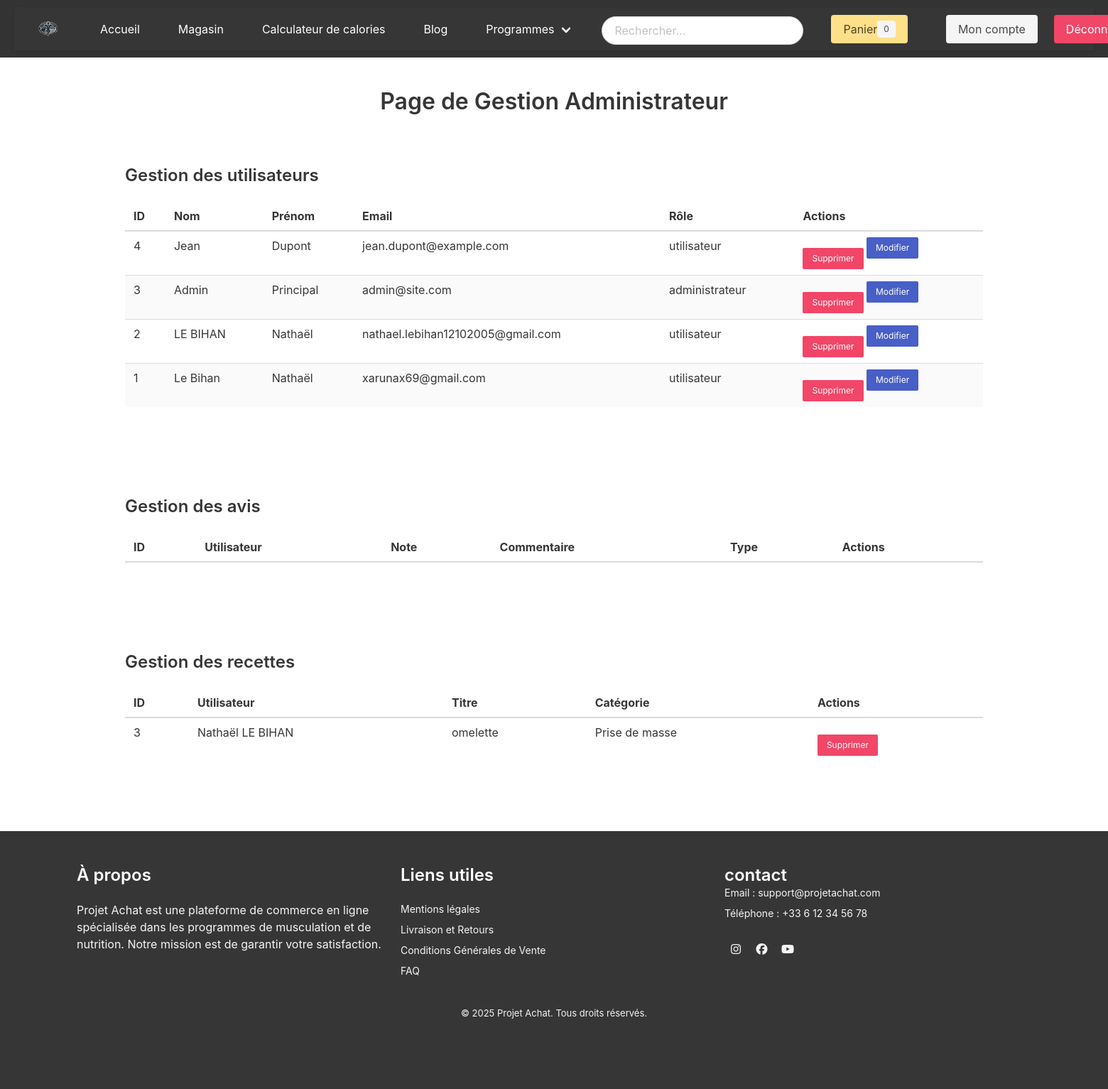
The page /pages/admin/gestion_admin.php (signed in) on the database as committed earlier.
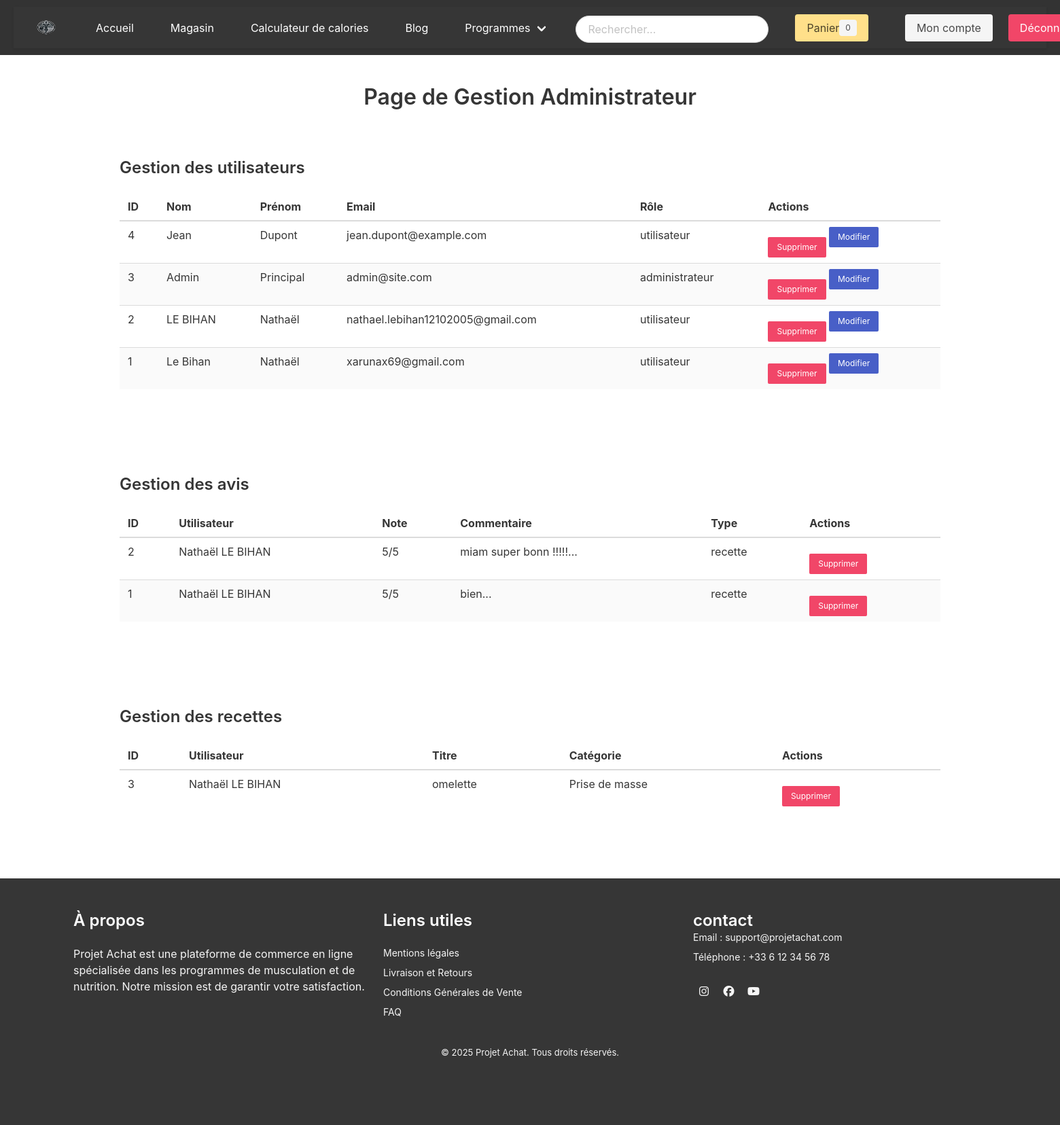
The same page on the database as committed later.
### tables this page shows
CREATE TABLE IF NOT EXISTS `utilisateurs` (
  `id_utilisateur` int NOT NULL AUTO_INCREMENT,
  `nom` varchar(100) NOT NULL,
  `prenom` varchar(100) NOT NULL,
  `email` varchar(150) NOT NULL,
  `mot_de_passe` varchar(255) NOT NULL,
  `role` enum('utilisateur','administrateur') DEFAULT 'utilisateur',
  `date_naissance` date DEFAULT NULL,
  `sexe` enum('Homme','Femme','Autre') DEFAULT NULL,
  `date_creation` timestamp NULL DEFAULT CURRENT_TIMESTAMP,
  PRIMARY KEY (`id_utilisateur`),
  UNIQUE KEY `email` (`email`)
);

CREATE TABLE IF NOT EXISTS `recettes` (
  `id_recette` int NOT NULL AUTO_INCREMENT,
  `titre` varchar(255) NOT NULL,
  `description` text NOT NULL,
  `categorie` enum('Prise de masse','Maintien','Sèche') NOT NULL,
  `ingredients` text NOT NULL,
  `etapes` text NOT NULL,
  `id_utilisateur` int NOT NULL,
  `date_creation` datetime DEFAULT CURRENT_TIMESTAMP,
  `image` varchar(255) DEFAULT NULL,
  PRIMARY KEY (`id_recette`),
  KEY `id_utilisateur` (`id_utilisateur`),
  CONSTRAINT `recettes_ibfk_1` FOREIGN KEY (`id_utilisateur`) REFERENCES `utilisateurs` (`id_utilisateur`) ON DELETE CASCADE
);

CREATE TABLE IF NOT EXISTS `avis` (
  `id_avis` int NOT NULL AUTO_INCREMENT,
  `id_produit` int DEFAULT NULL,
  `id_utilisateur` int DEFAULT NULL,
  `commentaire` text NOT NULL,
  `note` int DEFAULT NULL,
  `date_avis` timestamp NULL DEFAULT CURRENT_TIMESTAMP,
  `type_contenu` enum('recette','programme') NOT NULL,
  `contenu_id` int NOT NULL,
  PRIMARY KEY (`id_avis`),
  KEY `id_produit` (`id_produit`),
  KEY `id_utilisateur` (`id_utilisateur`),
  CONSTRAINT `avis_ibfk_1` FOREIGN KEY (`id_produit`) REFERENCES `produits` (`id_produit`) ON DELETE CASCADE,
  CONSTRAINT `avis_ibfk_2` FOREIGN KEY (`id_utilisateur`) REFERENCES `utilisateurs` (`id_utilisateur`) ON DELETE CASCADE,
  CONSTRAINT `avis_chk_1` CHECK ((`note` between 1 and 5))
);

### pages/admin/gestion_admin.php (the view, shortened to what this page needs)
<?php
require_once '../config/db.php';
$utilisateurs = $pdo->query("SELECT * FROM utilisateurs ORDER BY date_creation DESC")->fetchAll(PDO::FETCH_ASSOC);
$avis = $pdo->query("SELECT a.*, u.nom AS nom_utilisateur, u.prenom AS prenom_utilisateur
                     FROM avis a
                     JOIN utilisateurs u ON a.id_utilisateur = u.id_utilisateur
                     ORDER BY a.date_avis DESC")->fetchAll(PDO::FETCH_ASSOC);
$recettes = $pdo->query("SELECT r.*, u.nom AS nom_utilisateur, u.prenom AS prenom_utilisateur
                         FROM recettes r
                         JOIN utilisateurs u ON r.id_utilisateur = u.id_utilisateur
                         ORDER BY r.date_creation DESC")->fetchAll(PDO::FETCH_ASSOC);
?>
<!DOCTYPE html>
<html lang="fr">
<head>
    <link rel="stylesheet" href="https://cdn.jsdelivr.net/npm/bulma@0.9.4/css/bulma.min.css">
</head>
<body>
<?php include '../includes/header.php'; ?>
<main class="container">
    <h1 class="title mt-5">Page de Gestion Administrateur</h1>
    <section class="section">
        <h2 class="title is-4">Gestion des utilisateurs</h2>
        <table class="table is-striped is-fullwidth">
            <thead>
                <tr>
                    <th>ID</th>
                    <th>Nom</th>
                    <th>Prénom</th>
                    <th>Email</th>
                    <th>Rôle</th>
                    <th>Actions</th>
                </tr>
            </thead>
            <tbody>
                <?php foreach ($utilisateurs as $user): ?>
                    <tr>
                        <td><?= htmlspecialchars($user['id_utilisateur']); ?></td>
                        <td><?= htmlspecialchars($user['nom']); ?></td>
                        <td><?= htmlspecialchars($user['prenom']); ?></td>
                        <td><?= htmlspecialchars($user['email']); ?></td>
                        <td><?= htmlspecialchars($user['role']); ?></td>
                        <td>
                            <form method="POST" style="display:inline-block;">
                                <button type="submit" name="delete_user" class="button is-danger is-small">Supprimer</button>
                            </form>
                            <button class="button is-link is-small" onclick="openEditUser(<?= htmlspecialchars(json_encode($user)); ?>)">Modifier</button>
                        </td>
                    </tr>
                <?php endforeach; ?>
            </tbody>
        </table>
    </section>
    <section class="section">
        <h2 class="title is-4">Gestion des avis</h2>
        <table class="table is-striped is-fullwidth">
            <thead>
                <tr>
                    <th>ID</th>
                    <th>Utilisateur</th>
                    <th>Note</th>
                    <th>Commentaire</th>
                    <th>Type</th>
                    <th>Actions</th>
                </tr>
            </thead>
            <tbody>
                <?php foreach ($avis as $avis_item): ?>
                    <tr>
                        <td><?= htmlspecialchars($avis_item['id_avis']); ?></td>
                        <td><?= htmlspecialchars($avis_item['prenom_utilisateur'] . ' ' . $avis_item['nom_utilisateur']); ?></td>
                        <td><?= htmlspecialchars($avis_item['note']); ?>/5</td>
                        <td><?= htmlspecialchars(substr($avis_item['commentaire'], 0, 50)) . '...'; ?></td>
                        <td><?= htmlspecialchars($avis_item['type_contenu']); ?></td>
                        <td>
                            <form method="POST" style="display:inline-block;">
                                <button type="submit" name="delete_avis" class="button is-danger is-small">Supprimer</button>
                            </form>
                        </td>
                    </tr>
                <?php endforeach; ?>
            </tbody>
        </table>
    </section>
    <section class="section">
        <h2 class="title is-4">Gestion des recettes</h2>
        <table class="table is-striped is-fullwidth">
            <thead>
                <tr>
                    <th>ID</th>
                    <th>Utilisateur</th>
                    <th>Titre</th>
                    <th>Catégorie</th>
                    <th>Actions</th>
                </tr>
            </thead>
            <tbody>
                <?php foreach ($recettes as $recette): ?>
                    <tr>
                        <td><?= htmlspecialchars($recette['id_recette']); ?></td>
                        <td><?= htmlspecialchars($recette['prenom_utilisateur'] . ' ' . $recette['nom_utilisateur']); ?></td>
                        <td><?= htmlspecialchars($recette['titre']); ?></td>
                        <td><?= htmlspecialchars($recette['categorie']); ?></td>
                        <td>
                            <form method="POST" style="display:inline-block;">
                                <button type="submit" name="delete_recette" class="button is-danger is-small">Supprimer</button>
                            </form>
                        </td>
                    </tr>
                <?php endforeach; ?>
            </tbody>
        </table>
    </section>
</main>
<?php include '../includes/footer.php'; ?>
</body>
</html>

### includes/header.php (shortened to what this page needs)
<!DOCTYPE html>
<html lang="fr">
<head>
    <link rel="stylesheet" href="../assets/css/style.css">
    <link rel="stylesheet" href="https://cdn.jsdelivr.net/npm/bulma@0.9.4/css/bulma.min.css">
</head>
<body>
<header>
    <nav class="navbar is-dark" role="navigation" aria-label="main navigation">
        <div class="navbar-brand">
            <a class="navbar-item" href="../pages/accueil.php">
                <img src="../img/logo.png" alt="Logo" width="40" height="40">
            </a>
        </div>
        <div id="navbarBasic" class="navbar-menu">
            <div class="navbar-start">
                <a class="navbar-item" href="../pages/accueil.php">Accueil</a>
                <a class="navbar-item" href="../pages/magasin.php">Magasin</a>
                <a class="navbar-item" href="../pages/calculateur_calories.php">Calculateur de calories</a>
                <a class="navbar-item" href="../pages/blog.php">Blog</a>
                <div class="navbar-item has-dropdown is-hoverable">
                    <a class="navbar-link">Programmes</a>
                </div>
            </div>
            <div class="navbar-end">
                <div class="navbar-item">
                    <form action="../pages/recherche.php" method="GET">
                        <input class="input is-rounded" type="text" name="query" placeholder="Rechercher...">
                    </form>
                </div>
                <div class="navbar-item">
                    <a href="../pages/panier.php" class="button is-warning">
                        <span>Panier</span>
                        <span class="tag is-light"><?= isset($_SESSION['cart_count']) ? $_SESSION['cart_count'] : 0; ?></span>
                    </a>
                </div>
                <div class="navbar-item">
                    <div class="buttons">
                        <?php if (isset($_SESSION['user_id'])): ?>
                            <a class="button is-light" href="../pages/compte.php">Mon compte</a>
                            <a class="button is-danger" href="../pages/deconnexion.php">Déconnexion</a>
                        <?php else: ?>
                            <a class="button is-primary" href="../pages/inscription.php"><strong>S'inscrire</strong></a>
                            <a class="button is-light" href="../pages/connexion.php">Se connecter</a>
                        <?php endif; ?>
                    </div>
                </div>
            </div>
        </div>
    </nav>
</header>

### includes/footer.php (shortened to what this page needs)
<footer class="footer has-background-dark has-text-light">
    <div class="container">
        <div class="columns">
            <div class="column is-one-third">
                <h2 class="title is-4 has-text-white">À propos</h2>
                <p class="content has-text-light">
                    Projet Achat est une plateforme de commerce en ligne spécialisée dans les programmes de musculation et de nutrition. Notre mission est de garantir votre satisfaction.
                </p>
            </div>
            <div class="column is-one-third">
                <h2 class="title is-4 has-text-white">Liens utiles</h2>
                <ul class="content">
                    <li><a href="../pages/mentions_legales.php" class="has-text-light">Mentions légales</a></li>
                    <li><a href="../pages/livraison_retours.php" class="has-text-light">Livraison et Retours</a></li>
                    <li><a href="../pages/cgv.php" class="has-text-light">Conditions Générales de Vente</a></li>
                    <li><a href="../pages/faq.php" class="has-text-light">FAQ</a></li>
                </ul>
            </div>
            <div class="column is-one-third">
                <h2 ><a href="../pages/contact.php" class="title is-4 has-text-white">contact</a></h2>
                <ul class="content">
                    <li> Email : <a href="mailto:support@projetachat.com" class="has-text-light">support@projetachat.com</a><br></li>
                    <li>Téléphone :  +33 6 12 34 56 78</li>
                </ul>
                <div class="socials">
                    <a href="https://www.instagram.com" class="icon is-medium has-text-light"><i class="fab fa-instagram"></i></a>
                    <a href="https://www.facebook.com" class="icon is-medium has-text-light"><i class="fab fa-facebook"></i></a>
                    <a href="https://www.youtube.com" class="icon is-medium has-text-light"><i class="fab fa-youtube"></i></a>
                </div>
            </div>
        </div>
        <div class="footer-bottom has-text-centered">
            <p class="content has-text-light">&copy; <?= date("Y"); ?> Projet Achat. Tous droits réservés.</p>
        </div>
    </div>
</footer>

### css/style.css (style rules this page uses)
body { font-family: Arial, sans-serif; margin: 0; padding: 0; }
header { background: #333; color: white; padding: 10px 20px; text-align: center; }
header nav a { color: white; margin: 0 15px; text-decoration: none; }
.navbar { box-shadow: 0 2px 4px rgba(0, 0, 0, 0.1); }
.navbar-item img { max-height: 60px; }
main { padding: 20px; max-width: 800px; margin: auto; }
h1 { color: #ffffff; text-align: center; margin-bottom: 20px; }
section { margin-bottom: 30px; }
section h2 { color: #333; margin-bottom: 10px; font-size: 18px; }
ul { list-style: none; padding: 0; }
ul li { margin-bottom: 8px; font-size: 14px; }
form { display: flex; flex-direction: column; }
form input, form textarea, form button { margin-top: 5px; padding: 10px; font-size: 14px; border: 1px solid #ccc; border-radius: 4px; }
form button { background-color: #333; color: #fff; cursor: pointer; margin-top: 15px; }
footer { background-color: #333; color: #fff; padding: 20px 0; }
.footer-bottom { text-align: center; margin-top: 20px; font-size: 13px; }

Rows that differ between the two databases and show on the page:
added avis: id_avis "2", id_utilisateur.nom "Nathaël LE BIHAN", note "5", commentaire "miam super bonn !!!!!", type_contenu "recette"
added avis: id_avis "1", id_utilisateur.nom "Nathaël LE BIHAN", note "5", commentaire "bien", type_contenu "recette"
